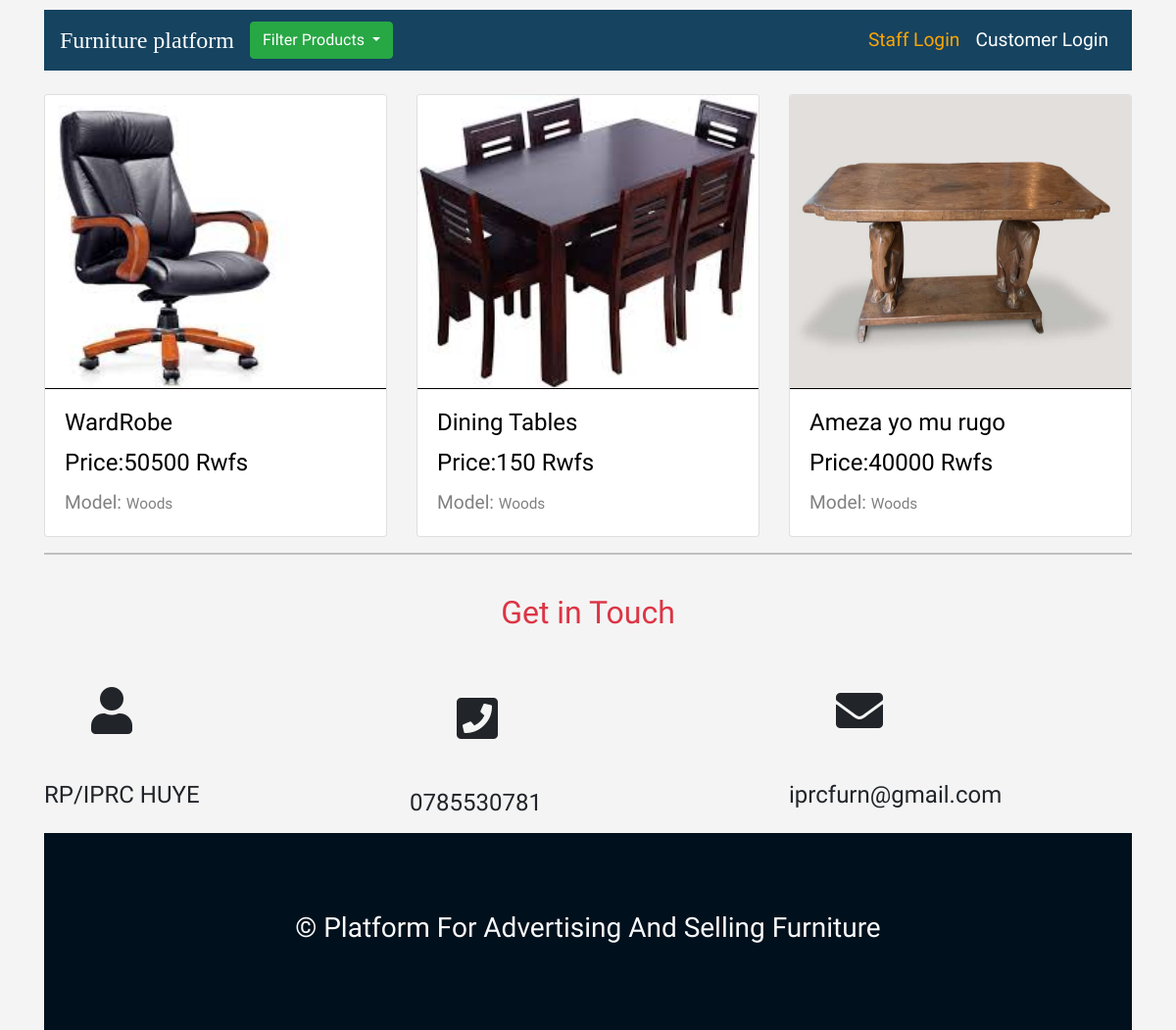
The app's page /home/view_category.php?ctg=1 with its own data.
### tables this page shows
CREATE TABLE `tbl_product` (
  `tbl_productId` int(11) NOT NULL,
  `tbl_productName` varchar(40) NOT NULL,
  `tbl_productPicture` varchar(120) NOT NULL,
  `tbl_productPrice` float NOT NULL,
  `tbl_categoryId` int(11) NOT NULL,
  `tbl_modelId` int(11) NOT NULL,
  `tbl_productQty` float NOT NULL,
  `tbl_productStatus` tinyint(1) NOT NULL
);

CREATE TABLE `tbl_model` (
  `tbl_modelId` int(11) NOT NULL,
  `tbl_modelName` varchar(60) NOT NULL,
  `tbl_modelStatus` tinyint(1) NOT NULL
);

### function/function.php (called while the page is built, shortened)
<?php
  function modelData($model){
    global $con;
    $data = $con->prepare("SELECT * FROM tbl_model  WHERE  tbl_modelId= ?  LIMIT 1");
    $data->bindParam(1, $model);
    $data->execute();
    if ($res = $data->fetch(PDO::FETCH_OBJ)) {
      return $res;
    }
  }
  function productForCateg($catg) {
    global $con;
    $data = $con->prepare("SELECT * FROM tbl_product WHERE tbl_categoryId =?  ORDER BY tbl_productId DESC ");
    $data->bindParam(1, $catg);
    $data->execute();
    $res = $data->fetchAll(PDO::FETCH_OBJ);
    return $res;
  }

### home/view_category.php (the view, shortened to what this page needs)
<?php session_start();
  include '../connect/connect.php';
  include '../function/function.php';
  include './head.php';
  if($_GET['ctg'])  { ?>
        <div class="container">
            <div id="section-1">
              <div class="row">
                <?php
                  $proddATA = productForCateg($_GET['ctg']);
                  foreach ($proddATA as $prod) {
                    $model = modelData($prod->tbl_modelId);   ?>
                    <div class="col-md-4 col-sm-6 mt-4">
  <div class="card">
  <a href="index.php?view_product=<?php  echo urlencode($prod->tbl_productId); ?>">
  <img class="card-img-top" src="../img/<?php  echo $prod->tbl_productPicture; ?>" width="640px" height="300" style="border-bottom:1px solid black">
  <div class="card-body">
    <h4 class="card-title"><?php  echo $prod->tbl_productName; ?></h4>
    <h4 class="card-title">Price:<?php  echo $prod->tbl_productPrice; ?> Rwfs  </h4>
    <p class="card-text">Model: <small><?php  echo $model->tbl_modelName; ?></small></p>
  </div>
  </a>
</div>
</div>
        <?php  }  ?>
            </div>
        </div>
        <hr>
        <div id="section-3 mt-3">
            <div class="row" >
              <h2 class="text-center text-danger pt-4">Get in  Touch</h2>
              <div class="col-md-4">
                <i class="fas fa-user fa-3x text-center p-5"></i>
                <h4>RP/IPRC HUYE
                </h4>
            </div>
            <div class="col-md-4 p-2">
                <i class="fas fa-phone-square fa-3x  p-5"></i>
                 <h4>0785530781</h4>
            </div>
            <div class="col-md-4">
                <i class="fas fa-envelope fa-3x text-center  p-5"></i>
                <h4>iprcfurn@gmail.com</h4>
            </div>
            </div>
        </div>
        <?php include './footer.php';  ?>
        <?php  }   ?>

### home/head.php (shortened to what this page needs)
<!DOCTYPE html>
<html lang="en">
<head>
    <link rel="stylesheet" href="css/bootstrap.css">
    <link rel="stylesheet" href="https://pro.fontawesome.com/releases/v5.10.0/css/all.css"/>
   <link rel="stylesheet" href="https://maxcdn.bootstrapcdn.com/bootstrap/4.5.2/css/bootstrap.min.css">
    <link rel="stylesheet" href="css/style.css">
    <link rel="stylesheet" href="css/font-awesome.min.css">
</head>
<body>
<div class="container">
<nav class="navbar  navbar-expand-lg navbar-light bg-light" style="background-color: #154360!important;">
  <a class="navbar-brand" href="#" style="color: #FFF!important; font-family: tahoma; font-size: x-large;">Furniture platform</a>
  <div class="collapse navbar-collapse" id="navbarSupportedContent">
    <ul class="navbar-nav mr-auto">
      <li class="nav-item" >
  <div class="dropdown">
    <button type="button" class="btn btn-success dropdown-toggle" data-toggle="dropdown">
      Filter Products
    </button>
  </div>
  </li>
<?php  if(isset($_SESSION['custId']) )  { ?>
 <?php  if(isset($_SESSION["cart"])){    ?>
  <li class="nav-item">
    <a class="nav-link" href="index.php?view_cart" style="color:#fff; text-decoration: underline; margin-left: 5px;">
      View Cart
    </a>
  </li>
 <?php } ?>
 <li class="nav-item">
   <a class="nav-link" style="color:#fff; text-decoration: underline; margin-left: 5px;" href="index.php?view_order" >
    View Orders
   </a>
 </li>
  <div class="dropdown">
    <button type="button" class="btn btn-primary dropdown-toggle pull-right" data-toggle="dropdown">
      <span class="fas fa-user"></span>
      <?php  echo ($_SESSION['custNames']); ?>
    </button>
    <div class="dropdown-menu">
      <a class="nav-link" href="../logout.php"  style="color:red" class="btn btn-danger"><i class="fas fa-lock text-danger"></i>Logout</a>
    </div>
  </div>
 <?php  }   else  {   ?>
 </ul>
 <ul class="nav navbar-nav ">
<li class="nav-item">
  <a class="nav-link" href="signin.php?staff" style="color:#fff; color: orange!important;">Staff Login</a>
</li>
<li class="nav-item">
  <a class="nav-link" href="signin.php?customer" style="color:#fff;">Customer Login</a>
</li>
<?php   }   ?>
</ul>
  </div>
</nav>
</div>

### home/footer.php (shortened to what this page needs)
    <div id="section-5"  style="padding: 5rem;" >
        <div class="row">
            <div class="col-md-12">
                <center><h3  class="text-light">&copy; Platform For Advertising And Selling Furniture</h3></center>
            </div>
        </div>
    </div>
    </div>
</body>
</html>

### home/css/style.css (style rules this page uses)
* { box-sizing: border-box; }
body { background:#f4f4f4; font-family: 'Carrois Gothic SC', sans-serif; }
.navbar { background-color:#FFCD42 !important ; }
.card a { color: gray !important; text-decoration: none; }
.card h4 { color:black !important; text-decoration: none; }
#section-1 { font-size: medium; margin-top: -10px; font-size: 22px; font-family: 'Carrois Gothic SC', sans-serif }
#section-5 { background: #00101c; font-size: medium; padding: 1em; font-family: 'Carrois Gothic SC', sans-serif; }
.container { margin-top: 10px; }
img { width: 350px; }
a { text-decoration: none; color: white; font-size: 1.2rem; }

### records on screen
tbl_product: tbl_productPicture (picture), tbl_productName "WardRobe", tbl_productPrice "50500", tbl_modelId.tbl_modelName "Woods"
tbl_product: tbl_productPicture (picture), tbl_productName "Dining Tables", tbl_productPrice "150", tbl_modelId.tbl_modelName "Woods"
tbl_product: tbl_productPicture (picture), tbl_productName "Ameza yo mu rugo", tbl_productPrice "40000", tbl_modelId.tbl_modelName "Woods"
